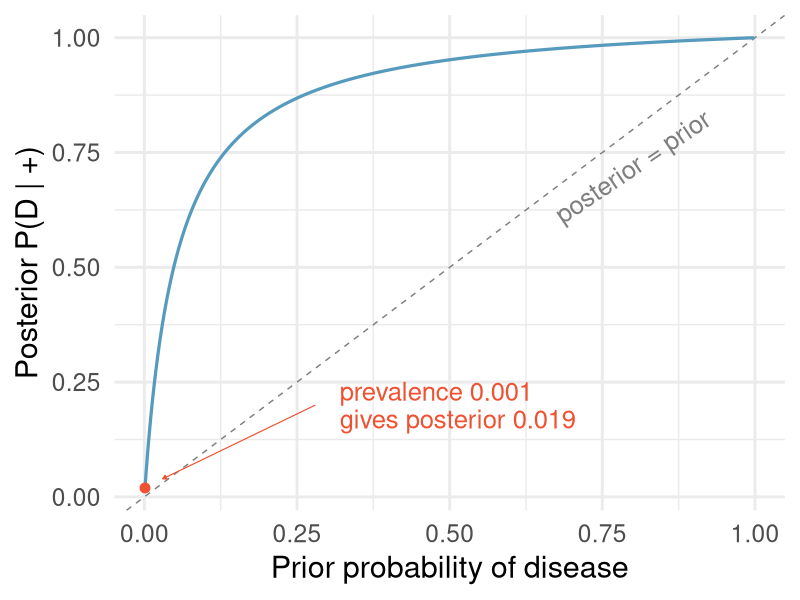
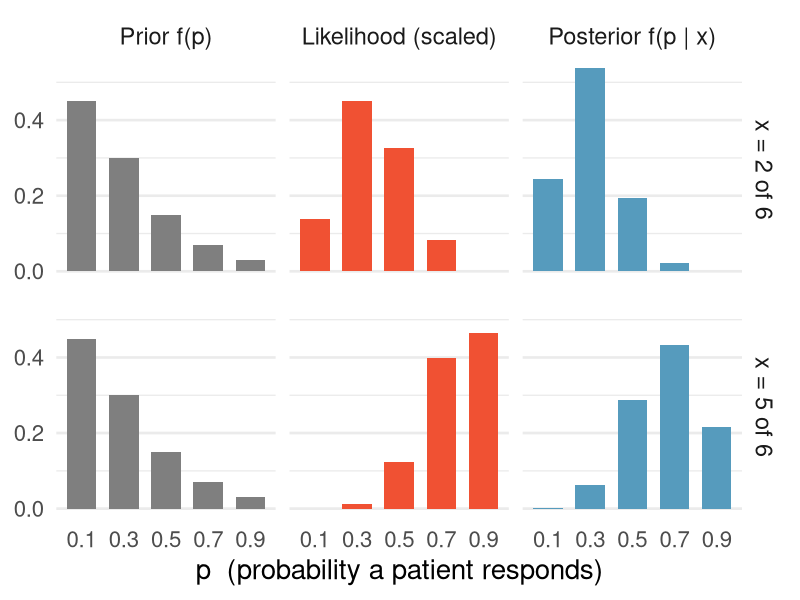
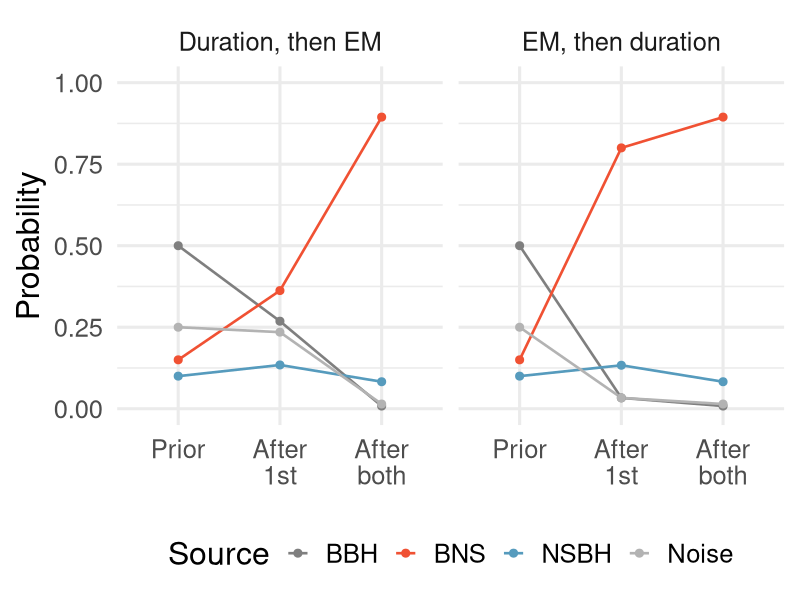

Write R code to recreate these figures, in order.
# MA214 Lecture 17 -- Review of Bayesian statistics
# In-class demo + figure generation.
#
# Scenarios (frozen by data/prepare_data.R):
#   data/screening_test.csv   a rapid test for a rare disease. Bayes' rule for
#                             events, and sequential updating over repeat tests.
#   data/gw_signal.csv        LIGO source classification: four hypotheses, two
#                             observations. Also carries the order-invariance
#                             demonstration.
#   data/drug_trial.csv       Phase 1 trial: a discrete prior on a parameter.
#
# Every number that appears on a slide is printed below.
# Run from this directory:  Rscript Lecture17_demo.R

library(tidyverse)

dir.create("figures", showWarnings = FALSE)
pdf(NULL)                      # keep a stray Rplots.pdf from appearing

blue <- "#569BBD"
red  <- "#F05133"
gray <- "gray50"

rule <- function(s) cat("\n", strrep("=", 70), "\n", s, "\n", strrep("=", 70), "\n", sep = "")

####################################################################
# Bayes' rule helpers
####################################################################

# Two hypotheses (an event and its complement).
bayes_binary <- function(prior, sensitivity, false_pos_rate) {
  num <- sensitivity * prior
  num / (num + false_pos_rate * (1 - prior))
}

# Any number of hypotheses: posterior proportional to likelihood x prior.
bayes_multi <- function(prior, likelihood) {
  prod <- prior * likelihood
  prod / sum(prod)
}

####################################################################
# Section 3 -- Bayes' rule for events: disease screening
####################################################################

screening   <- read_csv("data/screening_test.csv", show_col_types = FALSE)
prevalence  <- screening$value[screening$parameter == "prevalence"]
sensitivity <- screening$value[screening$parameter == "sensitivity"]
specificity <- screening$value[screening$parameter == "specificity"]
fpr         <- 1 - specificity          # P(+ | D^c)

rule("SLIDE: Example: Disease Screening")
cat("P(D)        =", prevalence,  "\n")
cat("P(+ | D)    =", sensitivity, "  (sensitivity)\n")
cat("P(- | D^c)  =", specificity, "  (specificity)\n")
cat("P(+ | D^c)  =", fpr, "\n\n")

num1 <- sensitivity * prevalence
den1 <- num1 + fpr * (1 - prevalence)
post1 <- num1 / den1
cat("numerator   = 0.99 x 0.001            =", round(num1, 5), "\n")
cat("denominator = 0.99 x 0.001 + 0.05 x 0.999 =", round(den1, 5), "\n")
cat("P(D | +)    =", round(num1, 5), "/", round(den1, 5), "=", round(post1, 5),
    " -> slide shows 0.019\n")

rule("SLIDE: Why Is the Posterior Probability of Disease So Low?")
# The slide counts out 1,000 people. Every figure it shows is derived here.
n_people   <- 1000
n_sick     <- n_people * prevalence              # ~1
n_healthy  <- n_people * (1 - prevalence)        # ~999
true_pos   <- n_sick * sensitivity               # 0.99
false_pos  <- n_healthy * fpr                    # 49.95
all_pos    <- true_pos + false_pos               # 50.94
cat("Of", n_people, "people:\n")
cat("  ~", n_sick, "has the disease, and tests positive", sensitivity, "of the time ->",
    round(true_pos, 2), "true positives\n")
cat("  ~", n_healthy, "are healthy, and", n_healthy, "x", fpr, "=",
    round(false_pos, 2), "of them test positive anyway\n")
cat("  total positives =", round(true_pos, 2), "+", round(false_pos, 2), "=",
    round(all_pos, 2), "\n")
cat("  of which only", round(true_pos, 2), "are real ->",
    round(true_pos, 2), "/", round(all_pos, 2), "=", round(true_pos / all_pos, 5), "\n")
stopifnot(all.equal(true_pos / all_pos, post1))   # must match the Bayes'-rule answer
cat("  (matches P(D | +) from Bayes' rule exactly)\n")

####################################################################
# FIGURE: posterior vs prior  (Section 3)
####################################################################

prior_grid <- seq(0.001, 0.999, by = 0.001)
pv <- tibble(
  prior     = prior_grid,
  posterior = bayes_binary(prior_grid, sensitivity, fpr)
)

# Axis labels are kept short and the callout is set on two lines: at
# 0.72\textwidth on the slide the figure is shrunk ~2x, and anything longer
# runs off the panel.
p_fig1 <- ggplot(pv, aes(prior, posterior)) +
  geom_abline(slope = 1, intercept = 0, linetype = "dashed", colour = gray) +
  annotate("text", x = 0.80, y = 0.72, label = "posterior = prior",
           colour = gray, size = 6.5, angle = 34) +
  geom_line(linewidth = 1.1, colour = blue) +
  annotate("point", x = prevalence, y = post1, size = 3, colour = red) +
  annotate("segment", x = 0.28, xend = 0.03, y = 0.20, yend = post1 + 0.02,
           colour = red, linewidth = 0.4,
           arrow = arrow(length = unit(0.11, "cm"), type = "closed")) +
  annotate("text", x = 0.32, y = 0.20, hjust = 0, size = 6.5, colour = red,
           lineheight = 0.9,
           label = sprintf("prevalence 0.001\ngives posterior %.3f", post1)) +
  labs(x = "Prior probability of disease",
       y = "Posterior P(D | +)") +
  theme_minimal(base_size = 22)

ggsave("figures/posterior_vs_prior.pdf", p_fig1, width = 6.2, height = 4)

####################################################################
# Section 4 -- Conditional distributions and priors: the drug trial
####################################################################

trial <- read_csv("data/drug_trial.csv", show_col_types = FALSE)
n_pat <- 6

discrete_post <- function(x) {
  lik  <- dbinom(x, n_pat, trial$p)
  prod <- trial$prior * lik
  tibble(p = trial$p, prior = trial$prior, likelihood = lik,
         product = prod, posterior = prod / sum(prod))
}

rule("SLIDE: The Binomial Likelihood   (n = 6, x = 2)")
d2 <- discrete_post(2)
print(d2 %>% mutate(across(-p, ~ round(.x, 4))), n = Inf)

rule("SLIDE: Computing the Posterior   (x = 2)")
cat("Total (marginal likelihood) =", round(sum(d2$product), 4), "\n")
cat("Prior mean     E(p)     =", round(sum(trial$p * trial$prior), 3), "\n")
cat("Posterior mean E(p | x) =", round(sum(d2$p * d2$posterior), 3), "\n")

rule("SLIDE: What If 5 of 6 Patients Responded?   (x = 5)")
d5 <- discrete_post(5)
print(d5 %>% mutate(across(-p, ~ round(.x, 4))), n = Inf)
cat("Total (marginal likelihood) =", round(sum(d5$product), 4), "\n")
cat("Prior mean     E(p)     =", round(sum(trial$p * trial$prior), 3), "\n")
cat("Posterior mean E(p | x) =", round(sum(d5$p * d5$posterior), 3), "\n")

####################################################################
# FIGURE: the discrete update  (Section 4)
####################################################################

fig2_dat <- bind_rows(
  d2 %>% mutate(data = "x = 2 of 6"),
  d5 %>% mutate(data = "x = 5 of 6")
) %>%
  # Rescale the likelihood to sum to 1 so all three panels share a y-axis: the
  # likelihood is not a distribution over p, its *shape* is what matters here.
  group_by(data) %>%
  mutate(likelihood = likelihood / sum(likelihood)) %>%
  ungroup() %>%
  pivot_longer(c(prior, likelihood, posterior),
               names_to = "quantity", values_to = "value") %>%
  mutate(quantity = factor(quantity,
                           levels = c("prior", "likelihood", "posterior"),
                           labels = c("Prior f(p)", "Likelihood (scaled)",
                                      "Posterior f(p | x)")))

p_fig2 <- ggplot(fig2_dat, aes(factor(p), value, fill = quantity)) +
  geom_col(width = 0.7, show.legend = FALSE) +
  facet_grid(data ~ quantity) +
  scale_fill_manual(values = c(gray, red, blue)) +
  labs(x = "p  (probability a patient responds)", y = NULL) +
  theme_minimal(base_size = 20) +
  # Strip labels have only a third of the width (or half the height) of the
  # figure to sit in, so they need to be smaller than the axis text.
  theme(panel.grid.major.x = element_blank(),
        strip.text = element_text(size = rel(0.85)))

ggsave("figures/drug_trial_update.pdf", p_fig2, width = 7.2, height = 4.2)

####################################################################
# Section 5 -- Sequentiality: repeat screening tests
####################################################################

rule("SLIDE: Updating with More Data   (repeat positive tests)")
seq_post <- accumulate(1:3, ~ bayes_binary(.x, sensitivity, fpr),
                       .init = prevalence)[-1]
cat("Start from the prior P(D) =", prevalence, "\n\n")
cat("after 1 positive test: P(D | +)   =", round(seq_post[1], 5),
    " -> slide shows 0.019\n")
cat("after 2 positive tests: P(D | ++) =", round(seq_post[2], 5),
    " -> slide shows 0.28\n")
cat("after 3 positive tests: P(D | +++)=", round(seq_post[3], 5),
    " -> slide shows 0.88\n\n")
cat("Second update shown long-hand, using the rounded posterior 0.019 as prior:\n")
cat("  numerator   = 0.99 x 0.019             =", round(0.99 * 0.019, 5), "\n")
cat("  denominator = 0.99 x 0.019 + 0.05 x 0.981 =",
    round(0.99 * 0.019 + 0.05 * 0.981, 5), "\n")
cat("  ratio       =", round(0.99 * 0.019 / (0.99 * 0.019 + 0.05 * 0.981), 4),
    " -> 0.28 either way\n")

####################################################################
# Section 5 -- LIGO: four hypotheses, two observations
####################################################################

gw <- read_csv("data/gw_signal.csv", show_col_types = FALSE)

rule("SLIDE: Posterior After Signal Duration")
prod_d <- gw$prior * gw$lik_long
post_d <- prod_d / sum(prod_d)
print(tibble(source = gw$source, prior = gw$prior, likelihood = gw$lik_long,
             product = round(prod_d, 4), posterior = round(post_d, 3)), n = Inf)
cat("Total =", round(sum(prod_d), 4), "\n")

rule("SLIDE: Posterior After EM Counterpart")
prod_e <- post_d * gw$lik_em
post_e <- prod_e / sum(prod_e)
print(tibble(source = gw$source, prior = round(post_d, 3), likelihood = gw$lik_em,
             product = round(prod_e, 4), posterior = round(post_e, 3)), n = Inf)
cat("Total =", round(sum(prod_e), 4), "\n")

rule("REFERENCE: the whole journey at 2dp (no slide -- the order-invariance figure carries this)")
print(tibble(source = gw$source,
             prior          = round(gw$prior, 2),
             after_duration = round(post_d, 2),
             after_em       = round(post_e, 2)), n = Inf)
cat("NOTE: Noise after duration is", round(post_d[4], 4), "-> rounds to",
    round(post_d[4], 2), "at 2dp. Last semester's summary table printed 0.24, which was wrong;\n")
cat("      the frame carrying it has been dropped, so the error is gone either way.\n")

####################################################################
# Section 5 -- Order invariance
####################################################################

rule("SLIDE: Order Doesn't Matter")
path_de <- bayes_multi(bayes_multi(gw$prior, gw$lik_long), gw$lik_em)
path_ed <- bayes_multi(bayes_multi(gw$prior, gw$lik_em), gw$lik_long)
both    <- bayes_multi(gw$prior, gw$lik_long * gw$lik_em)

print(tibble(source              = gw$source,
             `duration -> EM`    = round(path_de, 4),
             `EM -> duration`    = round(path_ed, 4),
             `both at once`      = round(both, 4)), n = Inf)
cat("\nall three identical? ",
    isTRUE(all.equal(path_de, path_ed)) && isTRUE(all.equal(path_de, both)), "\n\n")
cat("The intermediate posteriors genuinely differ -- the path is not the same:\n")
print(tibble(source                 = gw$source,
             `after duration only`  = round(bayes_multi(gw$prior, gw$lik_long), 4),
             `after EM only`        = round(bayes_multi(gw$prior, gw$lik_em), 4)), n = Inf)

####################################################################
# FIGURE: order invariance  (Section 5)
####################################################################

# The three step labels share one panel, so they are set on two lines: written
# out in full they collide once the type is large enough to read on a slide.
step_levels <- c("Prior", "After\n1st", "After\nboth")

fig3_dat <- bind_rows(
  tibble(route = "Duration, then EM", step = "Prior",
         source = gw$source, prob = gw$prior),
  tibble(route = "Duration, then EM", step = "After\n1st",
         source = gw$source, prob = bayes_multi(gw$prior, gw$lik_long)),
  tibble(route = "Duration, then EM", step = "After\nboth",
         source = gw$source, prob = path_de),
  tibble(route = "EM, then duration", step = "Prior",
         source = gw$source, prob = gw$prior),
  tibble(route = "EM, then duration", step = "After\n1st",
         source = gw$source, prob = bayes_multi(gw$prior, gw$lik_em)),
  tibble(route = "EM, then duration", step = "After\nboth",
         source = gw$source, prob = path_ed)
) %>%
  mutate(step   = factor(step, levels = step_levels),
         route  = factor(route, levels = c("Duration, then EM", "EM, then duration")),
         source = factor(source, levels = gw$source))

p_fig3 <- ggplot(fig3_dat, aes(step, prob, group = source, colour = source)) +
  geom_line(linewidth = 0.9) +
  geom_point(size = 2.4) +
  facet_wrap(~ route) +
  scale_colour_manual(values = c(BBH = gray, BNS = red, NSBH = blue, Noise = "gray70")) +
  ylim(0, 1) +
  labs(x = NULL, y = "Probability", colour = "Source") +
  theme_minimal(base_size = 23) +
  # The legend on the right steals a fifth of the width from the two panels,
  # which is what pushed the step labels into each other.
  theme(legend.position = "bottom",
        axis.text.x = element_text(lineheight = 0.85))

ggsave("figures/order_invariance.pdf", p_fig3, width = 7.2, height = 3.8)

####################################################################
# Section 6 -- The same data, two questions
####################################################################

rule("SLIDES: Hypothesis Testing -- frequentist and Bayesian")
cat("H0: no disease. One positive test, prevalence", prevalence, "\n\n")
cat("Frequentist:\n")
cat("  p-value = P(+ | H0) = P(+ | D^c) =", fpr, "\n")
cat("  s-value = -log2(p)  =", round(-log2(fpr), 2), "bits against H0\n")
cat("                        (about as surprising as", round(-log2(fpr)),
    "heads in a row)\n\n")
cat("Bayesian:\n")
p_bayes <- 1 - post1
cat("  P(H0 | +) = 1 - P(D | +) =", round(p_bayes, 4), " -> slide shows 0.98\n")
cat("  s_Bayes   = -log2(P(H0 | +)) =", round(-log2(p_bayes), 3),
    "bits -> slide shows 0.03\n\n")
cat("Same data, opposite readings -- because they answer different questions.\n")

####################################################################
# In-class activity -- instructor reference
#
# The worksheet scenario: a cell culture behaving strangely. Students write
# the code themselves; these are the answers.
####################################################################

rule("ACTIVITY (instructor reference): cell culture contamination")

a_sens <- 0.90
a_fpr  <- 1 - 0.85          # specificity 0.85

cat("Part 1B  P(C | +), prior 0.05        =", round(bayes_binary(0.05, a_sens, a_fpr), 4), "\n")
cat("Part 1D  second positive test        =",
    round(bayes_binary(bayes_binary(0.05, a_sens, a_fpr), a_sens, a_fpr), 4), "\n")
cat("Part 2A  priors 0.02 / 0.10 / 0.30   =",
    round(sapply(c(0.02, 0.10, 0.30), bayes_binary, a_sens, a_fpr), 4), "\n")
cat("Part 3A  five sequential positives   =",
    round(accumulate(1:5, ~ bayes_binary(.x, a_sens, a_fpr), .init = 0.05)[-1], 4), "\n")

cat("\nPart 4: identifying the contaminant\n")
a_prior <- c(Mycoplasma = 0.55, Bacteria = 0.25, Fungal = 0.10, CrossContam = 0.10)
lik_scope <- c(0.95, 0.10, 0.05, 0.90)     # P(no visible particles | H)
lik_pcr   <- c(0.95, 0.05, 0.02, 0.03)     # P(PCR+ for mycoplasma  | H)
post_scope <- bayes_multi(a_prior, lik_scope)
post_pcr   <- bayes_multi(post_scope, lik_pcr)
cat("  4A after microscopy:", round(post_scope, 3),
    " (total product", round(sum(a_prior * lik_scope), 4), ")\n")
cat("  4C after PCR       :", round(post_pcr, 3),
    " (total product", round(sum(post_scope * lik_pcr), 4), ")\n")
cat("  4E order check, PCR first then microscopy:",
    round(bayes_multi(bayes_multi(a_prior, lik_pcr), lik_scope), 3), " <- same\n")

cat("\nPart 5: a prior on a parameter (8 flasks, 3 contaminated)\n")
theta      <- c(0.05, 0.15, 0.30, 0.50)
theta_prior <- c(0.40, 0.30, 0.20, 0.10)
theta_lik  <- dbinom(3, 8, theta)
theta_prod <- theta_prior * theta_lik
theta_post <- theta_prod / sum(theta_prod)
print(tibble(theta, prior = theta_prior, likelihood = round(theta_lik, 4),
             product = round(theta_prod, 5), posterior = round(theta_post, 3)), n = Inf)
cat("  total =", round(sum(theta_prod), 5),
    " | prior mean", round(sum(theta * theta_prior), 3),
    "-> posterior mean", round(sum(theta * theta_post), 3), "\n")
cat("  Note: 3/8 = 0.375, but the posterior peaks at 0.30 -- the prior is still pulling.\n")

rule("Figures written")
cat("figures/posterior_vs_prior.pdf\nfigures/drug_trial_update.pdf\nfigures/order_invariance.pdf\n")
